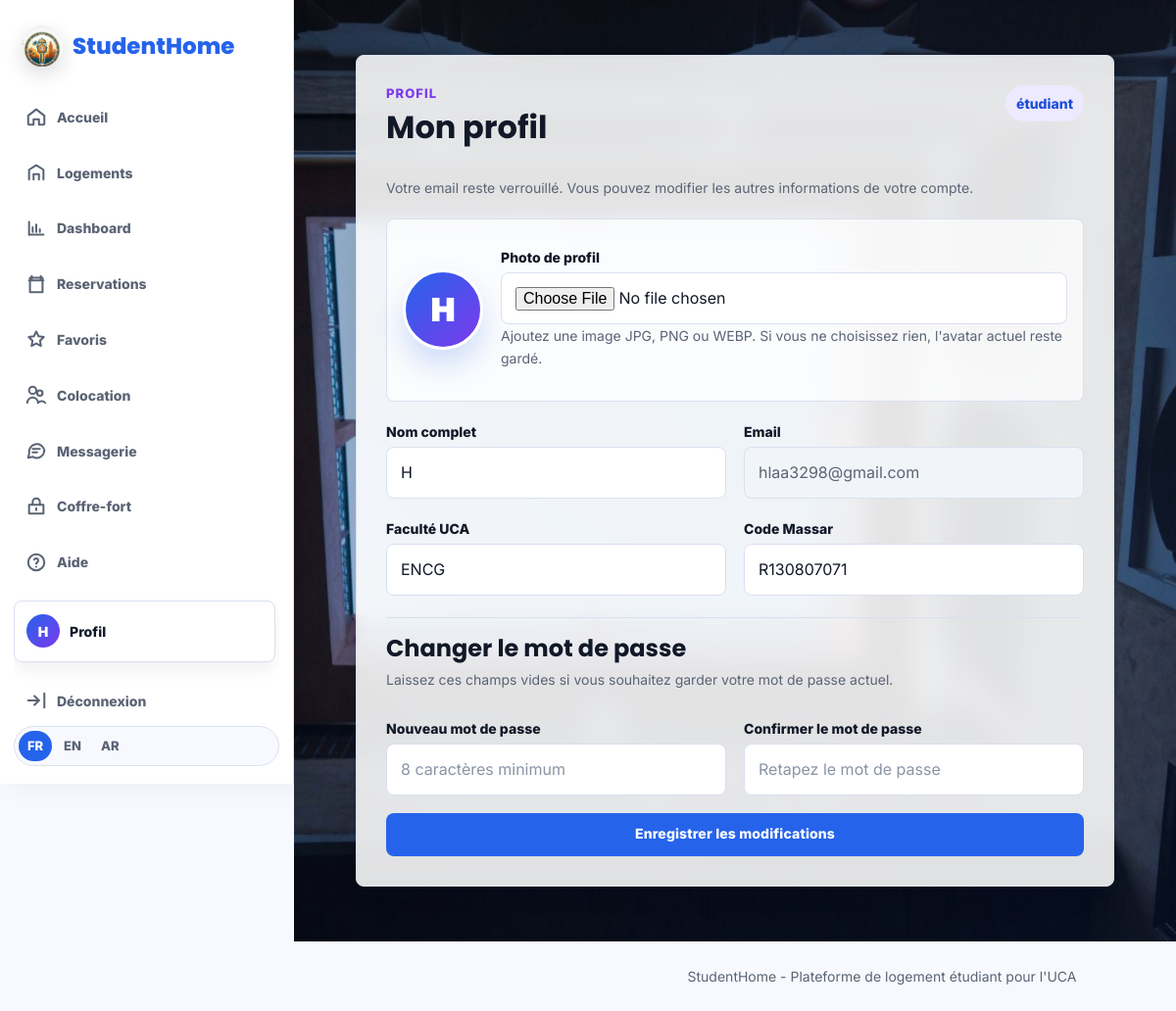
The app's page /profil (signed in) with its own data.
### app.py (models this page shows)
class Utilisateur(UserMixin, db.Model):
    id = db.Column(db.Integer, primary_key=True)
    nom = db.Column(db.String(120), nullable=False)
    email = db.Column(db.String(150), unique=True, nullable=False)
    mot_de_passe = db.Column(db.String(255), nullable=False)
    role = db.Column(db.String(30), nullable=False)
    photo_profil = db.Column(db.String(220), nullable=True)
    etudiant = db.relationship("Etudiant", backref="utilisateur", uselist=False, cascade="all, delete")
    proprietaire = db.relationship("Proprietaire", backref="utilisateur", uselist=False, cascade="all, delete")
    @property
    def avatar_path(self):
        if self.photo_profil:
            return self.photo_profil
        return None

class Etudiant(db.Model):
    id = db.Column(db.Integer, primary_key=True)
    utilisateur_id = db.Column(db.Integer, db.ForeignKey("utilisateur.id"), nullable=False)
    faculte_uca = db.Column(db.String(120), nullable=False)
    numero_etudiant = db.Column(db.String(80), nullable=False)

### app.py (the view, shortened to what this page needs)
@app.route("/profil", methods=["GET", "POST"])
@login_required
def profil():
    return render_template("profil.html")

### app.py (called while the page is built)
def fix_text_encoding(value):
    if not isinstance(value, str) or not any(marker in value for marker in ("Ã", "â", "Ø", "Ù", "Ă", "Â")):
        return value
    for encoding in ("cp1252", "latin1"):
        try:
            return value.encode(encoding).decode("utf-8")
        except UnicodeError:
            continue
    return value

@login_manager.user_loader
def load_user(user_id):
    return Utilisateur.query.get(int(user_id))

@app.context_processor
def inject_language_helpers():
    lang = session.get("lang", "fr")
    if lang not in SUPPORTED_LANGUAGES:
        lang = "fr"
    def t(key):
        value = TRANSLATIONS.get(lang, TRANSLATIONS["fr"]).get(key, TRANSLATIONS["fr"].get(key, key))
        return fix_text_encoding(value)
    return {"t": t, "current_lang": lang, "is_rtl": lang == "ar"}

### templates/profil.html (shortened to what this page needs)
{% extends "base.html" %}
{% block content %}
<section class="auth profile-bg">
    <form class="form-card register-card" method="post" enctype="multipart/form-data">
        <div class="register-head">
            <div>
                <p class="tag">{{ t('nav_profile') }}</p>
                <h1>{{ t('profile_title') }}</h1>
            </div>
            <p class="role-pill">
                {% if current_user.role == 'etudiant' %}
                    {{ t('student') }}
                {% elif current_user.role == 'proprietaire' %}
                    {{ t('owner') }}
                {% else %}
                    Admin
                {% endif %}
            </p>
        </div>
        <p class="form-hint">{{ t('profile_hint') }}</p>
        <div class="profile-photo-editor">
            <div class="profile-preview" aria-hidden="true">
                {% if current_user.avatar_path %}
                    <img src="{{ current_user.avatar_path }}" alt="">
                {% else %}
                    <span>{{ current_user.nom[:1]|upper }}</span>
                {% endif %}
            </div>
            <div>
                <label for="photo_profil">{{ t('profile_photo') }}</label>
                <input id="photo_profil" type="file" name="photo_profil" accept="image/jpeg,image/png,image/webp">
                <p class="form-hint">{{ t('profile_photo_hint') }}</p>
            </div>
        </div>
        <div class="register-grid">
            <div class="field">
                <label>{{ t('full_name') }}</label>
                <input type="text" name="nom" value="{{ current_user.nom }}" required>
            </div>
            <div class="field">
                <label>{{ t('email') }}</label>
                <input class="readonly-input" type="email" value="{{ current_user.email }}" readonly>
            </div>
        </div>
        {% if current_user.role == 'etudiant' and current_user.etudiant %}
            <div class="register-grid">
                <div class="field">
                    <label>{{ t('faculty') }}</label>
                    <input type="text" name="faculte_uca" value="{{ current_user.etudiant.faculte_uca }}" required>
                </div>
                <div class="field">
                    <label>{{ t('massar_code') }}</label>
                    <input type="text" name="numero_etudiant" value="{{ current_user.etudiant.numero_etudiant }}" required>
                </div>
            </div>
        {% endif %}
        <div class="profile-password-block">
            <h2>{{ t('change_password') }}</h2>
            <p class="form-hint">{{ t('keep_password_hint') }}</p>
            <div class="register-grid">
                <div class="field">
                    <label>{{ t('new_password') }}</label>
                    <input type="password" name="nouveau_mot_de_passe" placeholder="{{ t('password_min_placeholder') }}">
                </div>
                <div class="field">
                    <label>{{ t('confirm_password') }}</label>
                    <input type="password" name="confirmation" placeholder="{{ t('repeat_password_placeholder') }}">
                </div>
            </div>
        </div>
        <button class="btn btn-primary full" type="submit">{{ t('save_changes') }}</button>
    </form>
</section>
{% endblock %}

### templates/base.html (shortened to what this page needs)
<!DOCTYPE html>
<html lang="{{ current_lang }}" dir="{{ 'rtl' if is_rtl else 'ltr' }}">
<head>
    <link rel="stylesheet" href="https://unpkg.com/leaflet@1.9.4/dist/leaflet.css">
    <link rel="stylesheet" href="{{ url_for('static', filename='css/style.css') }}">
</head>
<body>
    <aside class="sidebar-nav">
        <a class="brand sidebar-brand" href="{{ url_for('studenthome_marrakech') }}">
            <img class="brand-logo" src="{{ url_for('static', filename='images/studenthome-logo-symbol.jpg') }}" alt="StudentHome">
            <span>StudentHome</span>
        </a>
        <nav class="side-links" aria-label="Navigation principale">
            <a href="{{ url_for('studenthome_marrakech') }}">
                <svg viewBox="0 0 24 24" aria-hidden="true"><path d="M3 11 12 4l9 7v9a1 1 0 0 1-1 1h-5v-6H9v6H4a1 1 0 0 1-1-1v-9Z"></path></svg>
                <span>{{ t('nav_home') }}</span>
            </a>
            <a href="{{ url_for('logements') }}">
                <svg viewBox="0 0 24 24" aria-hidden="true"><path d="M4 20V9l8-5 8 5v11"></path><path d="M9 20v-6h6v6"></path></svg>
                <span>{{ t('nav_housing') }}</span>
            </a>
            {% if current_user.is_authenticated %}
                {% if current_user.role == 'etudiant' %}
                    <a href="{{ url_for('dashboard_etudiant') }}">
                        <svg viewBox="0 0 24 24" aria-hidden="true"><path d="M4 19V5"></path><path d="M4 19h16"></path><path d="M8 16v-5"></path><path d="M12 16V8"></path><path d="M16 16v-3"></path></svg>
                        <span>{{ t('nav_dashboard') }}</span>
                    </a>
                    <a href="{{ url_for('reservations') }}">
                        <svg viewBox="0 0 24 24" aria-hidden="true"><path d="M7 3v4"></path><path d="M17 3v4"></path><path d="M4 8h16"></path><path d="M5 5h14v16H5z"></path></svg>
                        <span>{{ t('nav_reservations') }}</span>
                    </a>
                    <a href="{{ url_for('favoris') }}">
                        <svg viewBox="0 0 24 24" aria-hidden="true"><path d="m12 3.7 2.6 5.3 5.8.8-4.2 4.1 1 5.8L12 17l-5.2 2.7 1-5.8-4.2-4.1 5.8-.8L12 3.7Z"></path></svg>
                        <span>{{ t('nav_favorites') }}</span>
                    </a>
                    <a href="{{ url_for('colocation') }}">
                        <svg viewBox="0 0 24 24" aria-hidden="true"><path d="M8 11a4 4 0 1 0 0-8 4 4 0 0 0 0 8Z"></path><path d="M16 13a3 3 0 1 0 0-6 3 3 0 0 0 0 6Z"></path><path d="M2 21a6 6 0 0 1 12 0"></path><path d="M14 21a5 5 0 0 1 8 0"></path></svg>
                        <span>{{ t('nav_colocation') }}</span>
                    </a>
                {% elif current_user.role == 'admin' %}
                    <a href="{{ url_for('dashboard_admin') }}">
                        <svg viewBox="0 0 24 24" aria-hidden="true"><path d="M12 3 4 6v6c0 5 3.5 8 8 9 4.5-1 8-4 8-9V6l-8-3Z"></path></svg>
                        <span>{{ t('nav_admin') }}</span>
                    </a>
                {% endif %}
                <a href="{{ url_for('messages') }}">
                    <svg viewBox="0 0 24 24" aria-hidden="true"><path d="M21 11.5a8.5 8.5 0 0 1-12.7 7.4L3 20l1.2-5.1A8.5 8.5 0 1 1 21 11.5Z"></path><path d="M8 10h8M8 14h5"></path></svg>
                    <span>{{ t('nav_messages') }}</span>
                </a>
                <a href="{{ url_for('coffre_fort') }}">
                    <svg viewBox="0 0 24 24" aria-hidden="true"><path d="M4 10h16v10H4z"></path><path d="M8 10V7a4 4 0 0 1 8 0v3"></path><path d="M12 14v2"></path></svg>
                    <span>{{ t('nav_vault') }}</span>
                </a>
                <a href="{{ url_for('aide') }}">
                    <svg viewBox="0 0 24 24" aria-hidden="true"><circle cx="12" cy="12" r="9"></circle><path d="M9.8 9a2.3 2.3 0 0 1 4.4 1c0 1.7-2.2 2-2.2 3.6"></path><path d="M12 17h.01"></path></svg>
                    <span>{{ t('nav_help') }}</span>
                </a>
                <a class="nav-profile-btn sidebar-profile" href="{{ url_for('profil') }}">
                    {% if current_user.avatar_path %}
                        <img src="{{ current_user.avatar_path }}" alt="Photo de profil">
                    {% else %}
                        <span>{{ current_user.nom[:1]|upper }}</span>
                    {% endif %}
                    <strong>{{ t('nav_profile') }}</strong>
                </a>
                <a href="{{ url_for('logout') }}">
                    <svg viewBox="0 0 24 24" aria-hidden="true"><path d="M10 17l5-5-5-5"></path><path d="M15 12H3"></path><path d="M21 4v16"></path></svg>
                    <span>{{ t('nav_logout') }}</span>
                </a>
            {% else %}
                <a href="{{ url_for('login') }}"><span>{{ t('nav_login') }}</span></a>
                <a href="{{ url_for('choisir_role') }}"><span>{{ t('nav_register') }}</span></a>
            {% endif %}
        </nav>
        <div class="language-switcher" aria-label="Language selector">
            <a class="{{ 'active' if current_lang == 'fr' else '' }}" href="{{ url_for('set_language', lang_code='fr') }}">FR</a>
            <a class="{{ 'active' if current_lang == 'en' else '' }}" href="{{ url_for('set_language', lang_code='en') }}">EN</a>
            <a class="{{ 'active' if current_lang == 'ar' else '' }}" href="{{ url_for('set_language', lang_code='ar') }}">AR</a>
        </div>
    </aside>
    <main class="app-main">
        {% block content %}{% endblock %}
    </main>
    <footer>
        <p>{{ t('footer') }}</p>
    </footer>
</body>
</html>

### records on screen
Utilisateur: nom "H", email "hlaa3298@gmail.com"
Etudiant: faculte_uca "ENCG", numero_etudiant "R130807071"

### other values on screen
{{ t('nav_home') }} "Accueil"
{{ t('nav_housing') }} "Logements"
{{ t('nav_dashboard') }} "Dashboard"
{{ t('nav_reservations') }} "Reservations"
{{ t('nav_favorites') }} "Favoris"
{{ t('nav_colocation') }} "Colocation"
{{ t('nav_messages') }} "Messagerie"
{{ t('nav_vault') }} "Coffre-fort"
{{ t('nav_help') }} "Aide"
{{ t('nav_profile') }} "Profil"
{{ t('nav_logout') }} "Déconnexion"
{{ t('nav_profile') }} "PROFIL"
{{ t('profile_title') }} "Mon profil"
{{ t('student') }} "étudiant"
{{ t('profile_hint') }} "Votre email reste verrouillé. Vous pouvez modifier les autres informations de votre compte."
